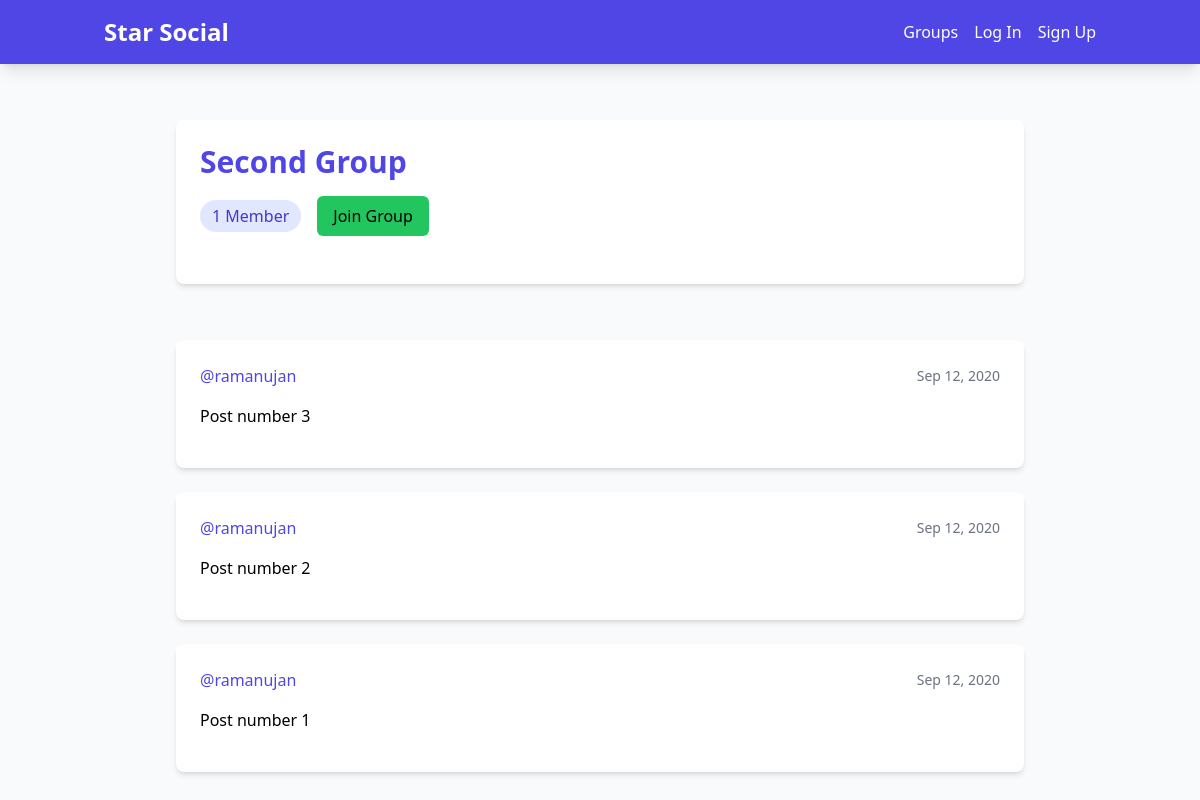
/groups/posts/in/second-group/, run on an earlier commit of the app's database.
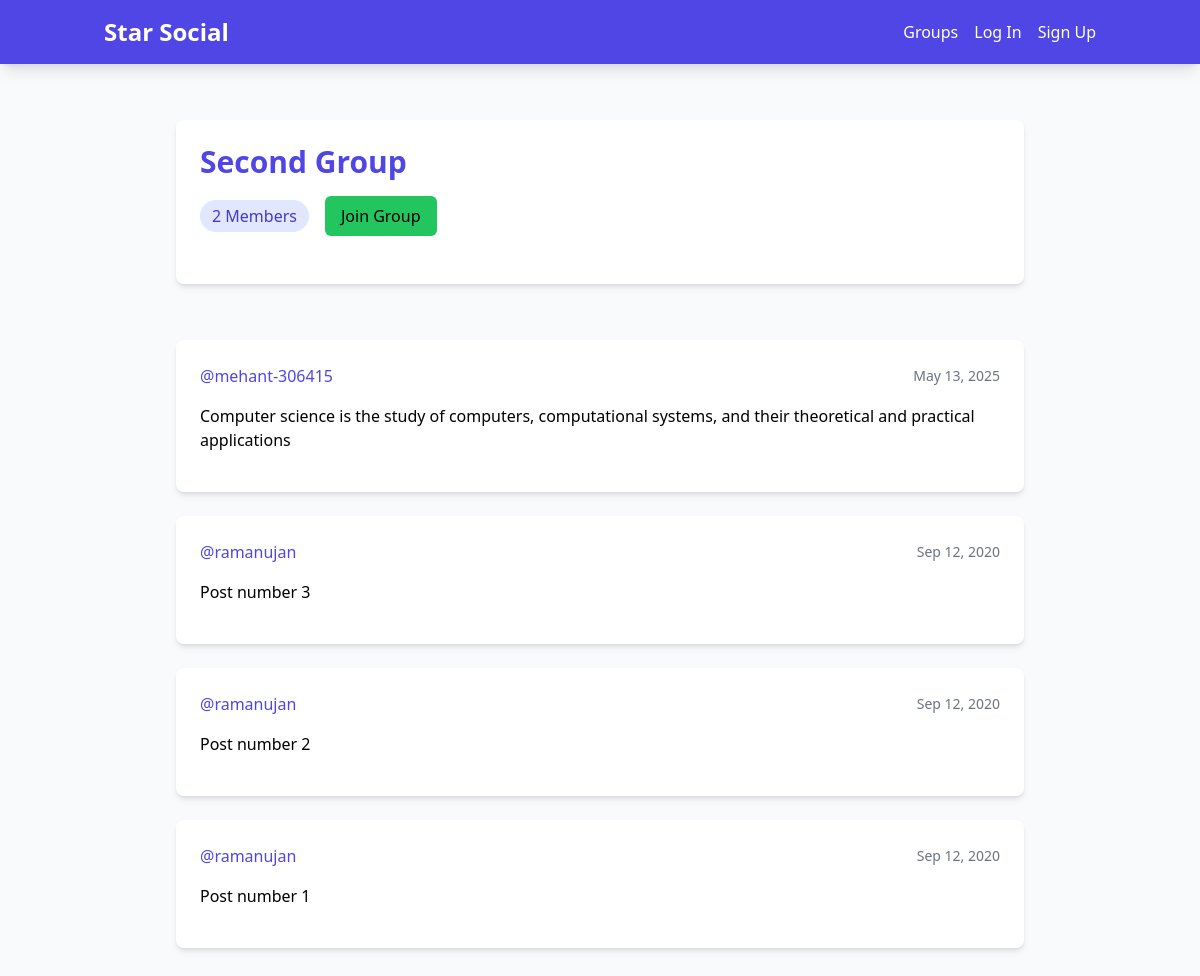
And on a later commit of the database.
### groups/models.py (models this page shows, shortened)
class Group(models.Model):
    name = models.CharField(max_length=255, unique=True)
    slug = models.SlugField(allow_unicode=True, unique=True)
    description = models.TextField(blank=True, default='')
    description_html = models.TextField(editable=False, default='', blank=True)
    members = models.ManyToManyField(User, through='GroupMember')
    class Meta:
        ordering = ['name']

### post/models.py (models this page shows, shortened)
class Post(models.Model):
    user = models.ForeignKey(User, related_name='posts', on_delete= models.CASCADE)
    created_at = models.DateTimeField(auto_now=True)
    message = models.TextField()
    message_html = models.TextField(editable=False)
    group = models.ForeignKey(Group, related_name = 'posts', null=True, blank=True, on_delete=models.CASCADE)
    class Meta:
        ordering = ['-created_at']
        unique_together = ['user', 'message']

### groups/views.py (the view)
# urls.py: re_path(r'^posts/in/(?P<slug>[-\w]+)/$', views.SingleGroup.as_view(), name='single'),
class SingleGroup(generic.DetailView):
    model = Group

### groups/templates/groups/group_detail.html
{% extends "groups/group_base.html" %}
{% block pregroup %}
    <div class="max-w-4xl mx-auto p-6">
        <div class="bg-white rounded-lg shadow-md p-6 mb-8">
            <h1 class="text-3xl font-bold text-indigo-600 mb-4">{{ group.name }}</h1>
            <div class="flex items-center space-x-4 mb-6">
                <div class="bg-indigo-100 text-indigo-700 px-3 py-1 rounded-full">
                    {{ group.members.count }} Member{{ group.members.count|pluralize }}
                </div>
                {% if user in group.members.all %}
                    <a href="{% url 'groups:leave' slug=group.slug %}"
                       class="bg-red-500 hover:bg-red-600 text-white px-4 py-2 rounded-md transition duration-200">
                        Leave Group
                    </a>
                {% else %}
                    <a href="{% url 'groups:join' slug=group.slug %}"
                       class="bg-green-500 hover:bg-green-600 text-black px-4 py-2 rounded-md transition duration-200">
                        Join Group
                    </a>
                {% endif %}
            </div>
        </div>
    </div>
{% endblock %}
{% block group_content %}
    <div class="max-w-4xl mx-auto px-6">
        {% if group.posts.count == 0 %}
            <div class="text-center py-12">
                <h2 class="text-2xl text-gray-600">No posts in this group yet!</h2>
            </div>
        {% else %}
            <div class="space-y-6">
                {% for post in group.posts.all %}
                    {% include "post/_post.html" %}
                {% endfor %}
            </div>
        {% endif %}
    </div>
{% endblock %}

### post/templates/post/_post.html (shortened to what this page needs)
<div class="bg-white rounded-lg shadow-md p-6 hover:shadow-lg transition duration-200">
    <div class="mb-4">
        <div class="flex items-center justify-between mb-4">
            <a href="{% url 'post:for_user' username=post.user.username %}"
               class="text-indigo-600 hover:text-indigo-800 font-medium">
                @{{ post.user.username }}
            </a>
            <time class="text-sm text-gray-500">
                <a href="{% url 'post:single' username=post.user.username pk=post.pk %}"
                   class="hover:text-indigo-600">
                    {{ post.created_at|date:"M d, Y" }}
                </a>
            </time>
        </div>
        <div class="prose max-w-none">
            {{ post.message_html|safe }}
        </div>
    </div>
</div>

What changed in the data, as far as the page shows it:
computed for Group "Second Group": members.count "1" → "2"
added Post: user.username "mehant-306415", created_at "May 13, 2025", message_html "Computer science is the study of computers, computational systems, and their theoretical and practical applications"
